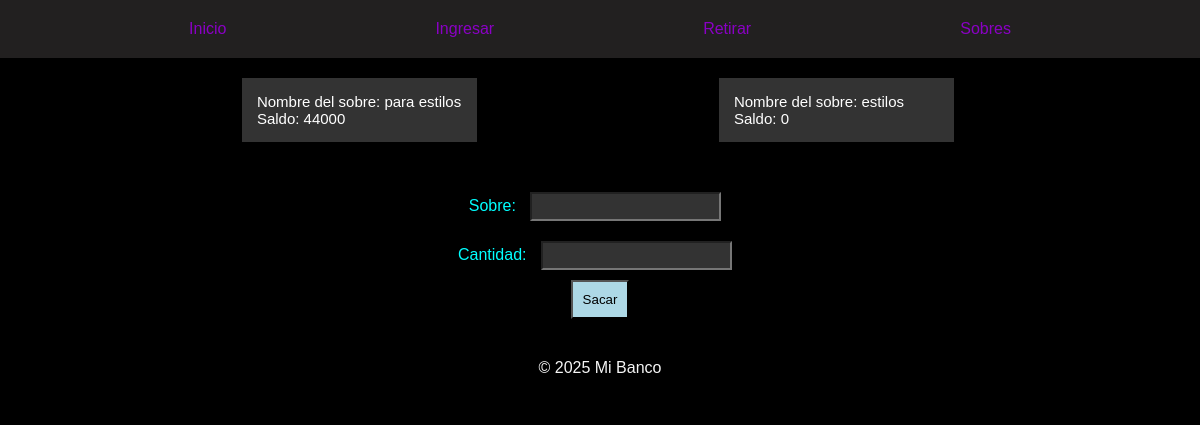
Page /retirar/ on the earlier database version.
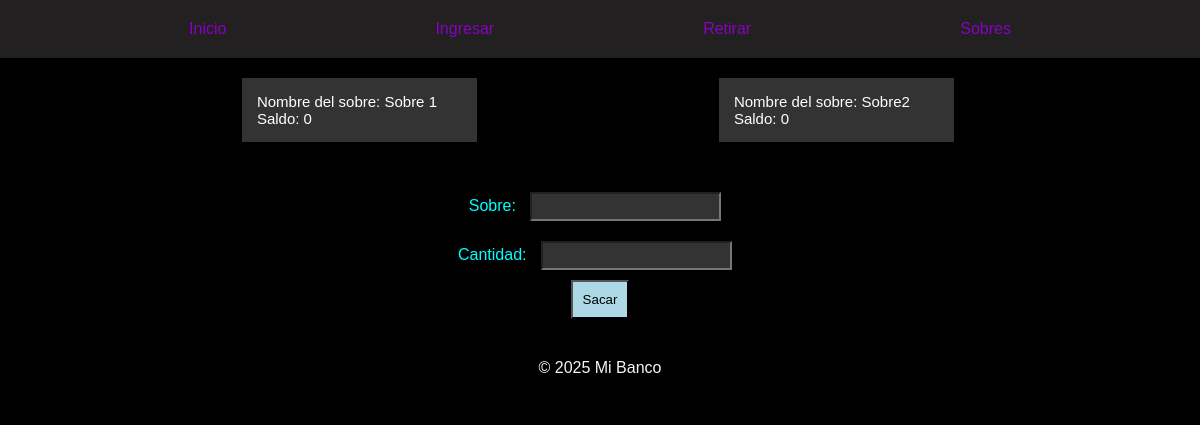
Same page on the later database version.
### menu/models.py (models this page shows, shortened)
class sobres (models.Model):
    nombre= models.CharField (max_length=300)
    saldo= models.IntegerField(default=0,validators=[MinValueValidator(0)])
    limite= models.IntegerField(default=0,validators=[MinValueValidator(0)])
    activo= models.BooleanField(default=True)
    porcentaje =  models.IntegerField(default=0,validators=[MinValueValidator(0)],)

### menu/views.py (the view)
# urls.py: path('retirar/', views.retirar, name="retirar"),#Barra lateral puesto 3
def retirar(request):
    todosSobres = sobreModels.objects.all()
    return render(request,'retirar/retirar.html',{
        'forms' : sacarDinero,
        'sobres': todosSobres
    })

### menu/templates/retirar/retirar.html (shortened to what this page needs)
{% extends 'layout/lateral.html' %}
{% load static %}
{% block content %}
{% if sobres %}
<div class="presentacionRetiro">
    {% for sobre in sobres %}
    <div class="presentacionRetiroHijo">
        <p>
            Nombre del sobre:
            {{ sobre.nombre }} <br>
            Saldo:
            {{ sobre.saldo }}
        </p>
    </div>
    {% endfor %}
</div>
<div class="retiro">
    <form action="{% url 'retirarConfirmacion' %}" method="post">
        {{forms}}
        <button type="submit">Sacar</button>
    </form>
</div>
{% else %}
<div class="faltaIngreso">
    <h1>No hay ningun sobre del que retirar</h1>
</div>
{% endif %}
{% endblock %}

Differences in the rows shown:
removed sobres: nombre "para estilos", saldo "44000"
removed sobres: nombre "estilos", saldo "0"
added sobres: nombre "Sobre 1", saldo "0"
added sobres: nombre "Sobre2", saldo "0"
